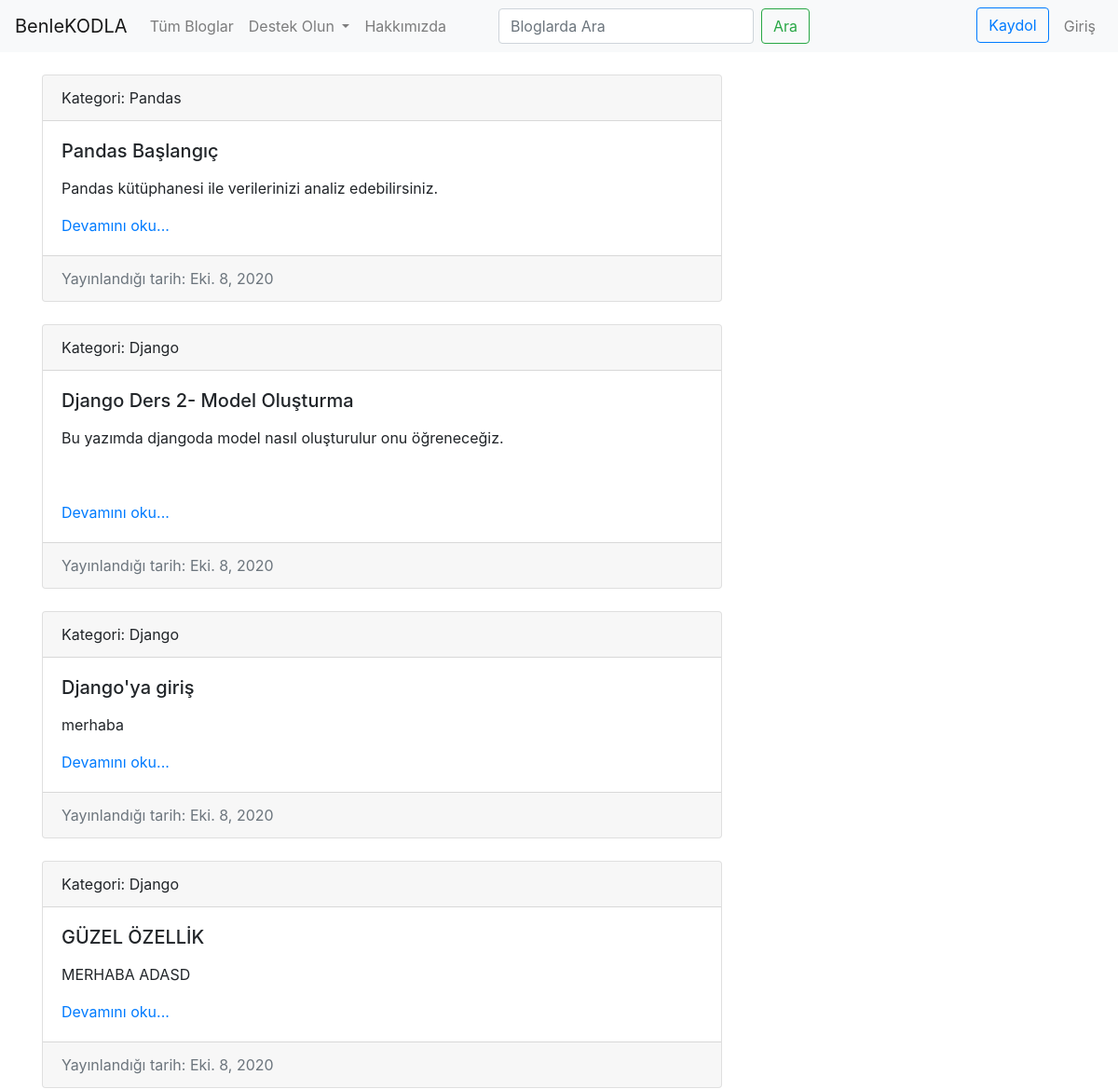
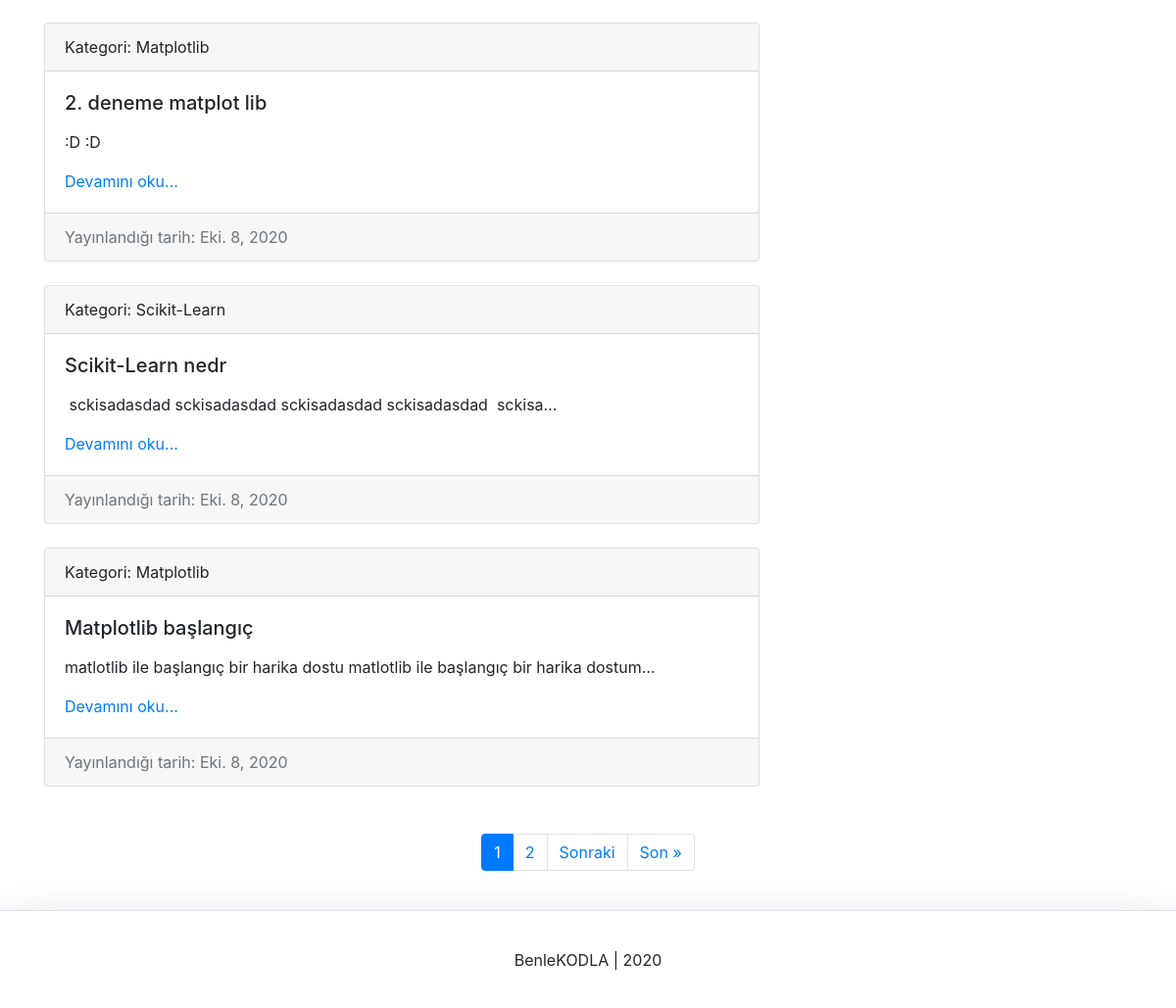
The app's page /blogs/ with its own data (2 pictures, top to bottom).
### blog/models.py (models this page shows, shortened)
class Blog(models.Model):
    blog_category = models.ForeignKey(Category, on_delete=models.CASCADE)
    blog_title = models.CharField(max_length=200)
    blog_content = models.TextField()
    blog_slug = models.SlugField(default="")
    blog_published = models.DateTimeField(default=timezone.now)
    blog_updated = models.DateTimeField(auto_now=True)
    blog_status = models.CharField(
        default=DEFAULT_STATUS,
        choices=STATUS,
        max_length=10,
    )

class Category(models.Model):
    category_title = models.CharField(max_length=200)
    category_content = models.CharField(max_length=200)
    category_slug = models.SlugField(default="")
    category_last_updated = models.DateField(default=timezone.now)
    category_img = models.ImageField(blank=True, null=True, upload_to='cat_images')
    class Meta:
        verbose_name_plural = "Categories"
    def __str__(self):
        return self.category_title

### blog/views.py (the view)
# urls.py: path('blogs/', views.blog, name='blogs'),
def blog(request):
    context = {}
    blog = Blog.objects.filter(blog_status=STATUS).order_by('-blog_published')
    page = request.GET.get('page', 1)
    blog_paginator = Paginator(blog, BLOG_PER_PAGE)
    try:
        blog = blog_paginator.page(page)
    except PageNotAnInteger:
        blog = blog_paginator.page(BLOG_PER_PAGE)
    except EmptyPage:
        blog = blog_paginator.page(blog_paginator.num_pages)
    context['blog'] = blog
    return render(request,
                  'blog/blogs.html',
                  context)

### templates/blog/blogs.html
{% extends 'home/base.html' %}
{% load i18n %}
{% block content %}
<div class="container">
    <div class="row">
        {% for b in blog %}
        <div class="col-8">
            <br>
        <div class="card">
            <div class="card-header">
                Kategori: {{b.blog_category}}
            </div>
            <div class="card-body">
                <h5 class="card-title">{{b.blog_title}}</h5>
                <p class="card-text">{{b.blog_content|truncatechars:100|safe}}</p>
                <a href="{{b.blog_slug}}">Devamını oku...</a>
            </div>
            <div class="card-footer text-muted">
                {% language 'tr' %}
                    Yayınlandığı tarih: {{b.blog_updated.date}}
                {% endlanguage  %}
            </div>
        </div>
        </div>
        {% endfor %}
    </div>
    {% include 'home/includes/pagination.html' %}
</div>
{% endblock %}

### records on screen
Blog: blog_category "Pandas", blog_title "Pandas Başlangıç", blog_content "Pandas kütüphanesi ile verilerinizi analiz edebilirsiniz.", blog_updated "Eki. 8, 2020"
Blog: blog_category "Django", blog_title "Django Ders 2- Model Oluşturma", blog_content "Bu yazımda djangoda model nasıl oluşturulur onu öğreneceğiz.", blog_updated "Eki. 8, 2020"
Blog: blog_category "Django", blog_title "Django'ya giriş", blog_content "merhaba", blog_updated "Eki. 8, 2020"
Blog: blog_category "Django", blog_title "GÜZEL ÖZELLİK", blog_content "MERHABA ADASD", blog_updated "Eki. 8, 2020"
Blog: blog_category "Matplotlib", blog_title "2. deneme matplot lib", blog_content ":D :D", blog_updated "Eki. 8, 2020"
Blog: blog_category "Scikit-Learn", blog_title "Scikit-Learn nedr", blog_content "sckisadasdad sckisadasdad sckisadasdad sckisadasdad sckisa…", blog_updated "Eki. 8, 2020"
Blog: blog_category "Matplotlib", blog_title "Matplotlib başlangıç", blog_content "matlotlib ile başlangıç bir harika dostu matlotlib ile başlangıç bir harika dostum…", blog_updated "Eki. 8, 2020"

### other values on screen
{{ i }} "1"
{{ i }} "2"
